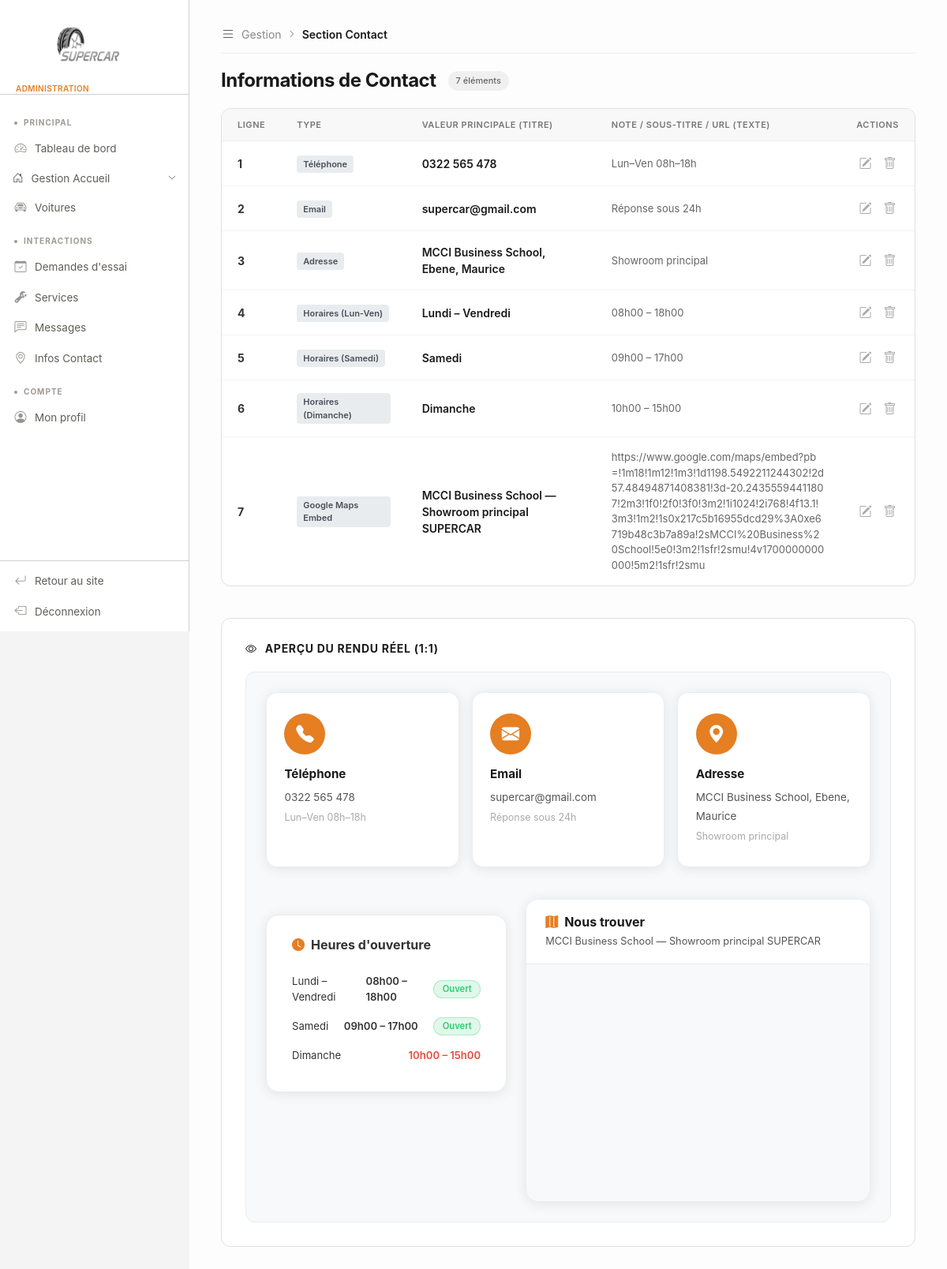
Page /section_contact.php (signed in) on the committed database.
### tables this page shows
CREATE TABLE contenu(
   id_contenu INT AUTO_INCREMENT PRIMARY KEY,
   lignecontenu INT,
   titre VARCHAR(200) NOT NULL,
   texte TEXT,
   image VARCHAR(255) DEFAULT NULL,
   page VARCHAR(100)
);

### backend/gestion_accueil/FonctionContenu.php (called while the page is built, shortened)
<?php
function get_contenu_by_page($page) {
    global $bdd;
    $sql = "SELECT * FROM contenu WHERE page = '$page' ORDER BY lignecontenu ASC";
    $resultat = mysqli_query($bdd, $sql);
    return mysqli_fetch_all($resultat, MYSQLI_ASSOC);
}
?>

### section_contact.php (the view, shortened to what this page needs)
<?php
include 'backend/gestion_accueil/FonctionContenu.php';
$contact_contents = get_contenu_by_page('contact');
$count_rows = count($contact_contents);
$edit_data = null;
$phone    = null;
$email    = null;
$adresse  = null;
$lun_ven  = null;
$samedi   = null;
$dimanche = null;
$gmap     = null;
foreach ($contact_contents as $c) {
    if ($c['lignecontenu'] == 1) $phone = $c;
    if ($c['lignecontenu'] == 2) $email = $c;
    if ($c['lignecontenu'] == 3) $adresse = $c;
    if ($c['lignecontenu'] == 4) $lun_ven = $c;
    if ($c['lignecontenu'] == 5) $samedi = $c;
    if ($c['lignecontenu'] == 6) $dimanche = $c;
    if ($c['lignecontenu'] == 7) $gmap = $c;
}
?>
<!DOCTYPE html>
<html lang="fr">
<head>
    <link rel="stylesheet" href="https://cdn.jsdelivr.net/npm/bootstrap-icons@1.11.3/font/bootstrap-icons.css">
    <link rel="stylesheet" href="assets/header.css">
    <link rel="stylesheet" href="assets/section_hero.css">
    <link rel="stylesheet" href="../Site web/assets/css/bootstrap.min.css">
    <link rel="stylesheet" href="../Site web/assets/css/contact.css">
</head>
<body>
    <?php include('include/header.php'); ?>
    <div id="main-content" class="<?= $edit_data ? 'page-blur' : '' ?>">
        <div class="top-nav-admin">
            <div class="breadcrumb-simple">
                <i class="bi bi-list"></i> Gestion <i class="bi bi-chevron-right" style="font-size: 10px;"></i> <span class="current">Section Contact</span>
            </div>
        </div>
        <div class="table-info-header">
            <div class="table-title-wrap">
                <h1>Informations de Contact</h1>
                <span class="badge-info"><?= $count_rows ?> éléments</span>
            </div>
        </div>
        <div class="table-container">
            <div style="overflow-x: auto;">
                <table class="admin-table">
                    <thead>
                        <tr>
                            <th>LIGNE</th>
                            <th>TYPE</th>
                            <th>VALEUR PRINCIPALE (TITRE)</th>
                            <th>NOTE / SOUS-TITRE / URL (TEXTE)</th>
                            <th style="text-align: center;">ACTIONS</th>
                        </tr>
                    </thead>
                    <tbody>
                        <?php if (empty($contact_contents)): ?>
                            <tr>
                                <td colspan="5" style="text-align: center; padding: 40px; color: #888;">
                                    Aucune donnée disponible.
                                </td>
                            </tr>
                        <?php else: ?>
                            <?php foreach ($contact_contents as $row): ?>
                                <?php
                                    $label = "Autre";
                                    if ($row['lignecontenu'] == 1) $label = "Téléphone";
                                    if ($row['lignecontenu'] == 2) $label = "Email";
                                    if ($row['lignecontenu'] == 3) $label = "Adresse";
                                    if ($row['lignecontenu'] == 4) $label = "Horaires (Lun-Ven)";
                                    if ($row['lignecontenu'] == 5) $label = "Horaires (Samedi)";
                                    if ($row['lignecontenu'] == 6) $label = "Horaires (Dimanche)";
                                    if ($row['lignecontenu'] == 7) $label = "Google Maps Embed";
                                ?>
                                <tr>
                                    <td style="font-weight: 700;"><?= $row['lignecontenu'] ?></td>
                                    <td><span class="type-badge"><?= $label ?></span></td>
                                    <td style="font-weight: 600; color: #1a1a1a; max-width: 250px;"><?= htmlspecialchars($row['titre']) ?></td>
                                    <td style="max-width: 350px; color: #666; font-size: 13px; word-break: break-all;"><?= htmlspecialchars($row['texte']) ?></td>
                                    <td>
                                        <div class="action-links" style="justify-content: center;">
                                            <a href="section_contact.php?edit=<?= $row['id_contenu'] ?>" title="Modifier">
                                                <i class="bi bi-pencil-square"></i>
                                            </a>
                                            <a href="section_contact.php?delete=<?= $row['id_contenu'] ?>" class="delete" title="Supprimer" onclick="return confirm('Supprimer cet élément ?')">
                                                <i class="bi bi-trash"></i>
                                            </a>
                                        </div>
                                    </td>
                                </tr>
                            <?php endforeach; ?>
                        <?php endif; ?>
                    </tbody>
                </table>
            </div>
        </div>
        <div class="preview-container" style="margin-top: 40px;">
            <h3 class="preview-title"><i class="bi bi-eye"></i> Aperçu du rendu réel (1:1)</h3>
            <div style="background: #f8f9fa; padding: 25px; border-radius: 12px; border: 1px solid #e9ecef;">
                <section class="info-strip" style="padding: 0; background: transparent;">
                    <div class="row g-3 justify-content-center">
                        <div class="col-lg-4 col-md-6">
                            <div class="info-card">
                                <div class="icon-circle"><i class="bi bi-telephone-fill"></i></div>
                                <h5>Téléphone</h5>
                                <p><a href="tel:<?= $phone ? htmlspecialchars($phone['titre']) : '0322 565 478' ?>"><?= $phone ? htmlspecialchars($phone['titre']) : '0322 565 478' ?></a></p>
                                <p style="margin-top:.2rem;font-size:.78rem;color:#aaa;"><?= $phone ? htmlspecialchars($phone['texte']) : 'Lun–Ven 08h–18h' ?></p>
                            </div>
                        </div>
                        <div class="col-lg-4 col-md-6">
                            <div class="info-card">
                                <div class="icon-circle"><i class="bi bi-envelope-fill"></i></div>
                                <h5>Email</h5>
                                <p><a href="mailto:<?= $email ? htmlspecialchars($email['titre']) : 'supercar@gmail.com' ?>"><?= $email ? htmlspecialchars($email['titre']) : 'supercar@gmail.com' ?></a></p>
                                <p style="margin-top:.2rem;font-size:.78rem;color:#aaa;"><?= $email ? htmlspecialchars($email['texte']) : 'Réponse sous 24h' ?></p>
                            </div>
                        </div>
                        <div class="col-lg-4 col-md-6">
                            <div class="info-card">
                                <div class="icon-circle"><i class="bi bi-geo-alt-fill"></i></div>
                                <h5>Adresse</h5>
                                <p><?= $adresse ? htmlspecialchars($adresse['titre']) : 'MCCI Business School, Ebene, Maurice' ?></p>
                                <p style="margin-top:.2rem;font-size:.78rem;color:#aaa;"><?= $adresse ? htmlspecialchars($adresse['texte']) : 'Showroom principal' ?></p>
                            </div>
                        </div>
                    </div>
                </section>
                <div class="row g-4 mt-3">
                    <div class="col-lg-5">
                        <div class="hours-banner">
                            <h5><i class="bi bi-clock-fill"></i> Heures d'ouverture</h5>
                            <div class="hours-row">
                                <span class="hours-day"><?= $lun_ven ? htmlspecialchars($lun_ven['titre']) : 'Lundi – Vendredi' ?></span>
                                <span class="hours-time"><?= $lun_ven ? htmlspecialchars($lun_ven['texte']) : '08h00 – 18h00' ?></span>
                                <span class="open-pill">Ouvert</span>
                            </div>
                            <div class="hours-row">
                                <span class="hours-day"><?= $samedi ? htmlspecialchars($samedi['titre']) : 'Samedi' ?></span>
                                <span class="hours-time"><?= $samedi ? htmlspecialchars($samedi['texte']) : '09h00 – 17h00' ?></span>
                                <span class="open-pill">Ouvert</span>
                            </div>
                            <div class="hours-row">
                                <span class="hours-day"><?= $dimanche ? htmlspecialchars($dimanche['titre']) : 'Dimanche' ?></span>
                                <span class="hours-time closed"><?= $dimanche ? htmlspecialchars($dimanche['texte']) : '10h00 – 15h00' ?></span>
                            </div>
                        </div>
                    </div>
                    <div class="col-lg-7">
                        <div class="map-card">
                            <div class="map-card-header">
                                <h5><i class="bi bi-map-fill"></i> Nous trouver</h5>
                                <p><?= $gmap ? htmlspecialchars($gmap['titre']) : 'MCCI Business School — Showroom principal SUPERCAR' ?></p>
                            </div>
                            <iframe
                                src="<?= $gmap ? htmlspecialchars($gmap['texte']) : 'https://www.google.com/maps/embed?pb=!1m18!1m12!1m3!1d1198.5492211244302!2d57.48494871408381!3d-20.24355594411807!2m3!1f0!2f0!3f0!3m2!1i1024!2i768!4f13.1!3m3!1m2!1s0x217c5b16955dcd29%3A0xe6719b48c3b7a89a!2sMCCI%20Business%20School!5e0!3m2!1sfr!2smu!4v1700000000000!5m2!1sfr!2smu' ?>"
                                width="100%" style="min-height:300px; border:none; display:block;" loading="lazy"
                                title="Localisation SUPERCAR" allowfullscreen>
                            </iframe>
                        </div>
                    </div>
                </div>
            </div>
        </div>
    </div>
    <?php include('include/footer.php'); ?>
</body>
</html>

### rows in the picture
contenu: lignecontenu "1", lignecontenu "Téléphone", titre "0322 565 478", texte "Lun–Ven 08h–18h"
contenu: lignecontenu "2", lignecontenu "Email", titre "supercar@gmail.com", texte "Réponse sous 24h"
contenu: lignecontenu "3", lignecontenu "Adresse", titre "MCCI Business School, Ebene, Maurice", texte "Showroom principal"
contenu: lignecontenu "4", lignecontenu "Horaires (Lun-Ven)", titre "Lundi – Vendredi", texte "08h00 – 18h00"
contenu: lignecontenu "5", lignecontenu "Horaires (Samedi)", titre "Samedi", texte "09h00 – 17h00"
contenu: lignecontenu "6", lignecontenu "Horaires (Dimanche)", titre "Dimanche", texte "10h00 – 15h00"
contenu: lignecontenu "7", lignecontenu "Google Maps Embed", titre "MCCI Business School — Showroom principal SUPERCAR", texte "https://www.google.com/maps/embed?pb=!1m18!1m12!1m3!1d1198.5492211244302!2d57.48494871408381!3d-20.24355594411807!2m3!1f0!2f0!3f0!3m2!1i1024!2i768!4f13.1!3m3!1m2!1s0x217c5b16955dcd29%3A0xe6719b48c3b7a89a!2sMCCI%20Business%20School!5e0!3m2!1sfr!2smu!4v1700000000000!5m2!1sfr!2smu"

### other values in the picture
$count_rows "7"
